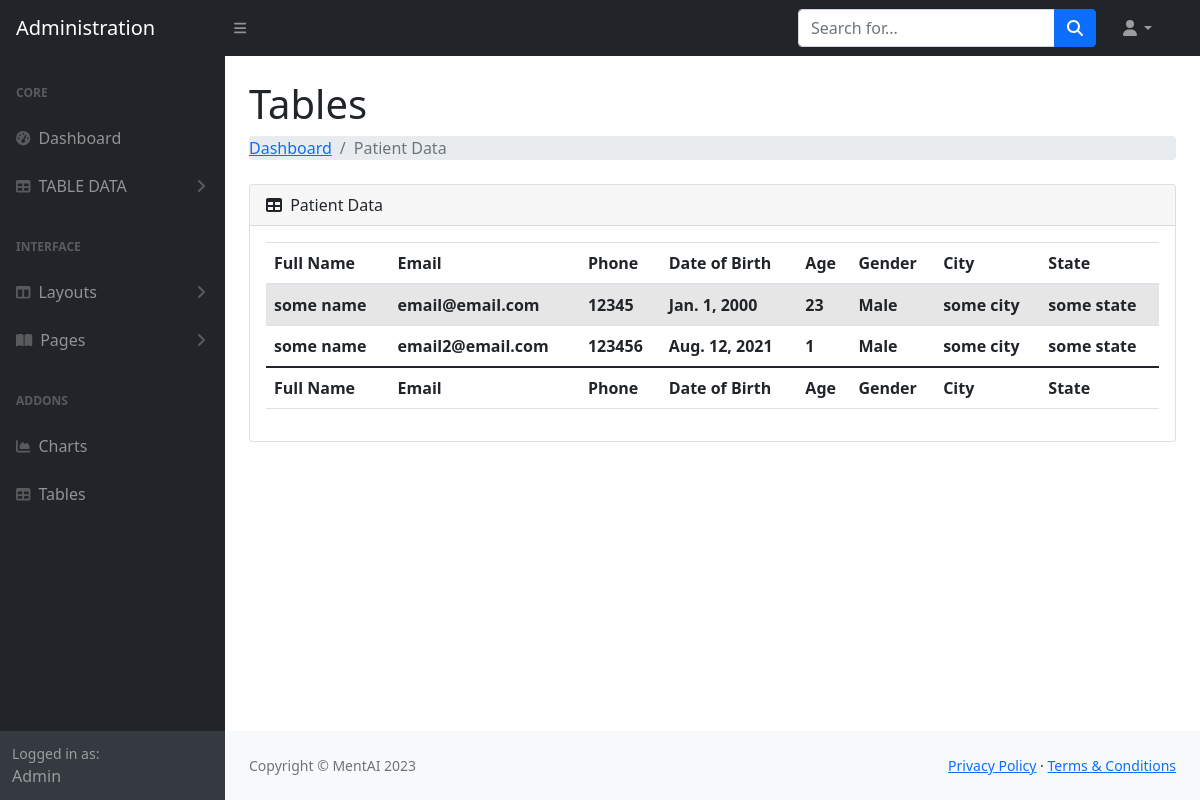
The app's page /patient_data/ (signed in) with its own data.
### core/models.py (models this page shows, shortened)
class Patient(models.Model):
    user = models.OneToOneField(User, on_delete=models.CASCADE, null=True, blank=True)
    full_name = models.CharField(max_length=255)
    email = models.EmailField(max_length=150)
    phone = models.CharField(max_length=100)
    dob = models.DateField()
    gender = models.CharField(max_length=6, choices=GENDER_CHOICES)
    city = models.CharField(max_length=100)
    state = models.CharField(max_length=100)

### core/views.py (the view)
# urls.py: path('patient_data/', views.patient_data, name='patient_data'),
@login_required(login_url = 'admin_login')
@never_cache
def patient_data(request):
    patients = Patient.objects.all()
    return render(request,'admin/patient_data.html',{'patients': patients})

### core/templatetags/custom_filters.py (called while the page is built)
@register.filter(name='calculate_age')
def calculate_age(dob):
    today = datetime.date.today()
    age = today.year - dob.year - ((today.month, today.day) < (dob.month, dob.day))
    return age

### core/templates/admin/patient_data.html (shortened to what this page needs)
{% load static %}
<!DOCTYPE html>
<html>
<head>
	<link rel="stylesheet" href="https://maxcdn.bootstrapcdn.com/bootstrap/4.5.2/css/bootstrap.min.css">
  <link href="https://cdn.jsdelivr.net/npm/simple-datatables@latest/dist/style.css" rel="stylesheet" />
  <link rel="stylesheet" href="{% static 'css/admins.css' %}">
</head>
<body class="sb-nav-fixed">
  <nav class="sb-topnav navbar navbar-expand navbar-dark bg-dark">
      <a class="navbar-brand ps-3" href="{% url 'admin_dashboard' %}">Administration</a>
      <button class="btn btn-link btn-sm order-1 order-lg-0 me-4 me-lg-0" id="sidebarToggle" href="#!"><i class="fas fa-bars"></i></button>
      <form class="d-none d-md-inline-block form-inline ms-auto me-0 me-md-3 my-2 my-md-0">
          <div class="input-group">
              <input class="form-control" type="text" placeholder="Search for..." aria-label="Search for..." aria-describedby="btnNavbarSearch" />
              <button class="btn btn-primary" id="btnNavbarSearch" type="button"><i class="fas fa-search"></i></button>
          </div>
      </form>
      <ul class="navbar-nav ms-auto ms-md-0 me-3 me-lg-4">
          <li class="nav-item dropdown">
              <a class="nav-link dropdown-toggle" id="navbarDropdown" href="#" role="button" data-bs-toggle="dropdown" aria-expanded="false"><i class="fas fa-user fa-fw"></i></a>
          </li>
      </ul>
  </nav>
  <div id="layoutSidenav">
      <div id="layoutSidenav_nav">
          <nav class="sb-sidenav accordion sb-sidenav-dark" id="sidenavAccordion">
              <div class="sb-sidenav-menu">
                  <div class="nav">
                      <div class="sb-sidenav-menu-heading">Core</div>
                      <a class="nav-link" href="{% url 'admin_dashboard' %}">
                          <div class="sb-nav-link-icon"><i class="fas fa-tachometer-alt"></i></div>
                          Dashboard
                      </a>
                      <a class="nav-link collapsed" href="#" data-bs-toggle="collapse" data-bs-target="#collapseTable" aria-expanded="false" aria-controls="collapseLayouts">
                        <div class="sb-nav-link-icon"><i class="fas fa-table"></i></div>
                        TABLE DATA
                        <div class="sb-sidenav-collapse-arrow"><i class="fas fa-angle-down"></i></div>
                      </a>
                      <div class="sb-sidenav-menu-heading">Interface</div>
                      <a class="nav-link collapsed" href="#" data-bs-toggle="collapse" data-bs-target="#collapseLayouts" aria-expanded="false" aria-controls="collapseLayouts">
                          <div class="sb-nav-link-icon"><i class="fas fa-columns"></i></div>
                          Layouts
                          <div class="sb-sidenav-collapse-arrow"><i class="fas fa-angle-down"></i></div>
                      </a>
                      <a class="nav-link collapsed" href="#" data-bs-toggle="collapse" data-bs-target="#collapsePages" aria-expanded="false" aria-controls="collapsePages">
                          <div class="sb-nav-link-icon"><i class="fas fa-book-open"></i></div>
                          Pages
                          <div class="sb-sidenav-collapse-arrow"><i class="fas fa-angle-down"></i></div>
                      </a>
                      <div class="sb-sidenav-menu-heading">Addons</div>
                      <a class="nav-link" href="charts.html">
                          <div class="sb-nav-link-icon"><i class="fas fa-chart-area"></i></div>
                          Charts
                      </a>
                      <a class="nav-link" href="tables.html">
                          <div class="sb-nav-link-icon"><i class="fas fa-table"></i></div>
                          Tables
                      </a>
                  </div>
              </div>
              <div class="sb-sidenav-footer">
                  <div class="small">Logged in as:</div>
                  Admin
              </div>
          </nav>
      </div>
      <div id="layoutSidenav_content">
        <main>
            <div class="container-fluid px-4">
                <h1 class="mt-4">Tables</h1>
                <ol class="breadcrumb mb-4">
                    <li class="breadcrumb-item"><a href="{% url 'admin_dashboard' %}">Dashboard</a></li>
                    <li class="breadcrumb-item active">Patient Data</li>
                </ol>
                <div class="card mb-4">
                    <div class="card-header">
                        <i class="fas fa-table me-1"></i>
                        Patient Data
                    </div>
                    <div class="card-body">
                        <div class="table-wrapper table-responsive">
                          <table id="datatablesSimple" class="table table-striped">
                            <thead>
                                <tr>
                                    <th>Full Name</th>
                                    <th>Email</th>
                                    <th>Phone</th>
                                    <th>Date of Birth</th>
                                    <th>Age</th>
                                    <th>Gender</th>
                                    <th>City</th>
                                    <th>State</th>
                                </tr>
                            </thead>
                            <tbody>
                                {% for p in patients  %}
                                    <tr>
                                        <th>{{ p.full_name }}</th>
                                        <th>{{ p.email }}</th>
                                        <th>{{ p.phone }}</th>
                                        <th>{{ p.dob }}</th>
                                        <th>{{ p.dob|calculate_age }}</th>
                                        <th>{{ p.gender }}</th>
                                        <th>{{ p.city }}</th>
                                        <th>{{ p.state }}</th>
                                    </tr>
                                {% endfor %}
                            </tbody>
                            <tfoot>
                                <tr>
                                    <th>Full Name</th>
                                    <th>Email</th>
                                    <th>Phone</th>
                                    <th>Date of Birth</th>
                                    <th>Age</th>
                                    <th>Gender</th>
                                    <th>City</th>
                                    <th>State</th>
                                </tr>
                            </tfoot>
                        </table>
                       </div>
                    </div>
                </div>
            </div>
        </main>
        <footer class="py-4 bg-light mt-auto">
            <div class="container-fluid px-4">
                <div class="d-flex align-items-center justify-content-between small">
                    <div class="text-muted">Copyright &copy; MentAI 2023</div>
                    <div>
                        <a href="#">Privacy Policy</a>
                        &middot;
                        <a href="#">Terms &amp; Conditions</a>
                    </div>
                </div>
            </div>
        </footer>
    </div>
  </div>
</body>
</html>

### records on screen
Patient: full_name "some name", email "email@email.com", phone "12345", dob "Jan. 1, 2000", dob|calculate_age "23", gender "Male", city "some city", state "some state"
Patient: full_name "some name", email "email2@email.com", phone "123456", dob "Aug. 12, 2021", dob|calculate_age "1", gender "Male", city "some city", state "some state"
